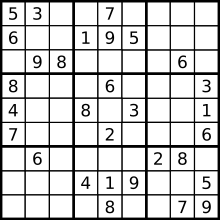
#> input picture old_version/assets/computer_sudoku.png, 220 x 220 px
$ python main_test.py
#> lines starting #> are read from the running program, lines starting #| are printed output that depends on the picture
### old_version/src/image_reading.py
import os

import cv2 as cv #pip install opencv-python
import numpy as np
import matplotlib.pyplot as plt


from src.thresholding import Threshold_Demo
from config.definitions import ASSET_PATH

asset_path = ASSET_PATH

def load_image(filename):
#> called with filename = 'computer_sudoku.png'
    new_path = os.path.join(asset_path, filename)
    return cv.imread(new_path,0)
#> returned value is the input picture: shape (220, 220); min 0, max 255, mean 206.8

def show_image(img):
    cv.imshow("Bild",img)
    cv.waitKey()

def crop_image(image, x,y):
#> called with x = (0, 24), y = (0, 24)
    x1,x2 = x
    y1,y2 = y
    return image[x1:x2,y1:y2]
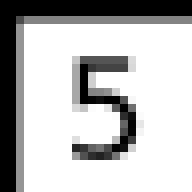
#> returned value: shape (24, 24) (shown 8 times larger); min 0, max 255, mean 187.2

def resize_image(image):
    return cv.resize(image, (400,400))

# [7 lines left out: function edge_detection, not called in this run]

def write_img(file_name, img):
    new_path = os.path.join(asset_path, file_name)
    cv.imwrite(f"assets/{file_name}",img)

# [30 lines left out: functions center_sudoku, line_detection, main, not called in this run]


# [11 lines that do not run on import are left out]

### old_version/src/digit_recognition.py
import numpy as np
import cv2
import pytesseract

treshold = 70

def dr_preprocessing(img):
    img = (img > treshold).astype(np.unit8)
    return img

def digit_ocr(img):
#> (the run stopped early here; a loop or call above may not have finished)
